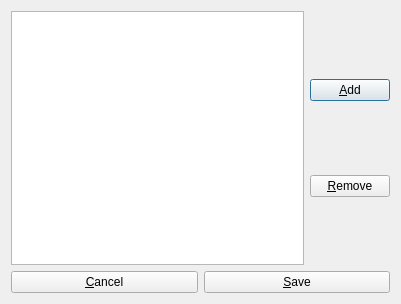
<?xml version="1.0" encoding="UTF-8"?>
<ui version="4.0">
 <class>EditCategoriesPresenter</class>
 <widget class="QDialog" name="EditCategoriesPresenter">
  <property name="geometry">
   <rect>
    <x>0</x>
    <y>0</y>
    <width>401</width>
    <height>304</height>
   </rect>
  </property>
  <property name="windowTitle">
   <string>Edit Categories</string>
  </property>
  <layout class="QGridLayout" name="gridLayout">
   <item row="0" column="0">
    <layout class="QHBoxLayout" name="horizontalLayout_2">
     <item>
      <widget class="QTableView" name="tableView">
       <attribute name="horizontalHeaderStretchLastSection">
        <bool>true</bool>
       </attribute>
      </widget>
     </item>
     <item>
      <layout class="QVBoxLayout" name="verticalLayout">
       <item>
        <widget class="QPushButton" name="pushButtonAdd">
         <property name="text">
          <string>&amp;Add</string>
         </property>
        </widget>
       </item>
       <item>
        <widget class="QPushButton" name="pushButtonRemove">
         <property name="text">
          <string>&amp;Remove</string>
         </property>
        </widget>
       </item>
      </layout>
     </item>
    </layout>
   </item>
   <item row="1" column="0">
    <layout class="QHBoxLayout" name="horizontalLayout">
     <item>
      <widget class="QPushButton" name="pushButtonCancel">
       <property name="text">
        <string>&amp;Cancel</string>
       </property>
      </widget>
     </item>
     <item>
      <widget class="QPushButton" name="pushButtonSave">
       <property name="text">
        <string>&amp;Save</string>
       </property>
      </widget>
     </item>
    </layout>
   </item>
  </layout>
 </widget>
 <resources/>
 <connections/>
</ui>
